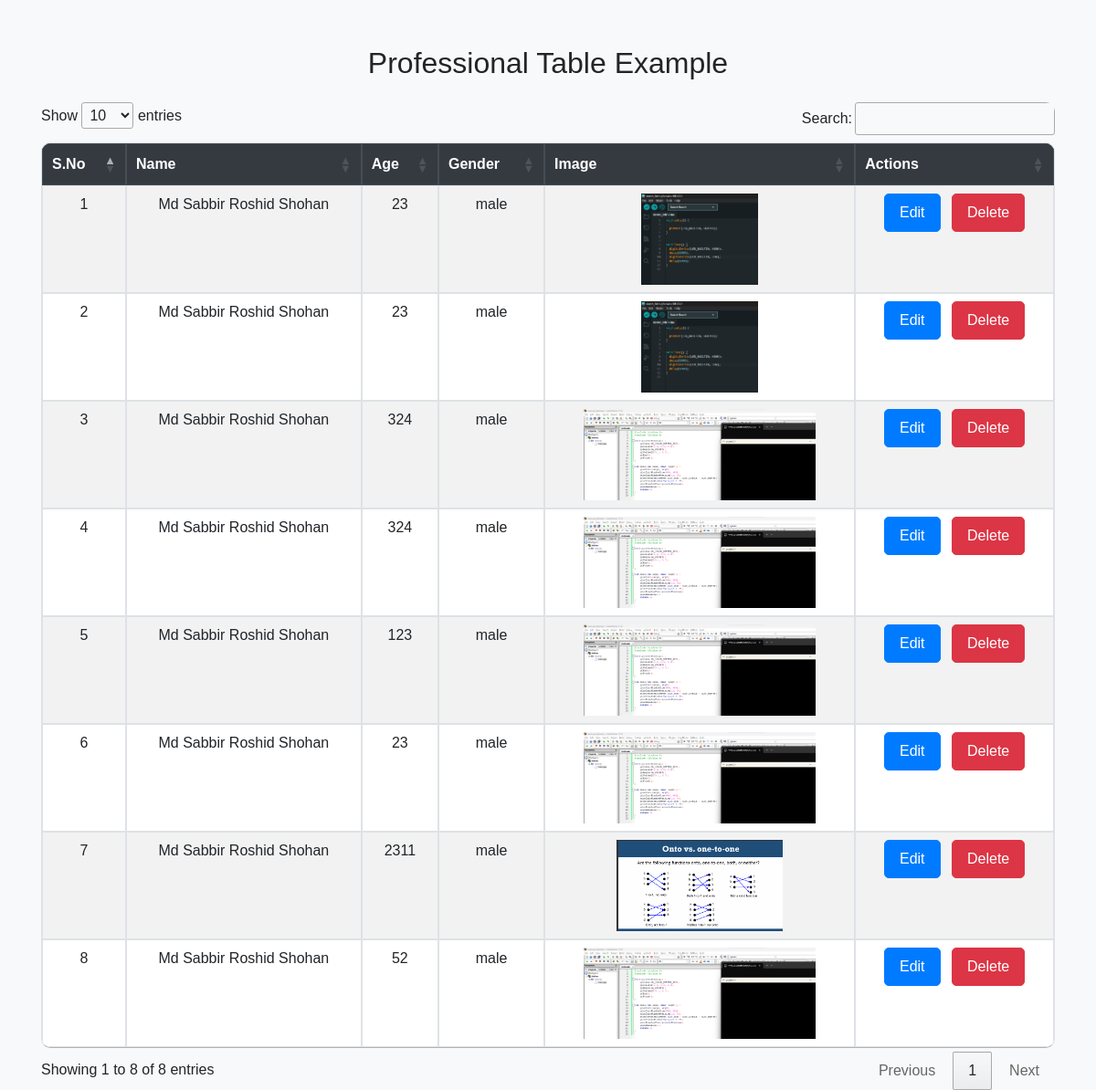
Screenshot of /table with the database file from the repository.
### students/models.py (models this page shows)
class Student(models.Model):
    name = models.CharField(max_length=100)
    age = models.IntegerField()
    gender = models.CharField(max_length=10)
    image = models.ImageField(upload_to='img/')  # Specify the 'upload_to' parameter

### students/views.py (the view)
# urls.py: path("table", table),
def table(request):
    data = Student.objects.all()
    context = {"data":data}
    return render(request, 'table.html',context)

### students/templates/table.html (shortened to what this page needs)
<!DOCTYPE html>
<html lang="en">
<head>
<link rel="stylesheet" href="https://stackpath.bootstrapcdn.com/bootstrap/4.4.1/css/bootstrap.min.css">
<link rel="stylesheet" href="//cdn.datatables.net/1.10.20/css/jquery.dataTables.min.css">
</head>
<body>
<div class="container">
    <h2 class="text-center mb-4">Professional Table Example</h2>
    <div class="table-responsive">
        <table id="example" class="table table-bordered table-striped" style="width:100%">
            <thead class="thead-dark">
                <tr>
                    <th>S.No</th>
                    <th>Name</th>
                    <th>Age</th>
                    <th>Gender</th>
                    <th>Image</th>
                    <th>Actions</th>
                </tr>
            </thead>
            <tbody>
                {% for student in data %}
                <tr>
                    <td>{{ forloop.counter }}</td>
                    <td>{{ student.name }}</td>
                    <td>{{ student.age }}</td>
                    <td>{{ student.gender }}</td>
                    <td><img src="media/{{ student.image }}" height='100' weight='100'/></td>
                    <td>
                        <button class="btn btn-primary mr-2">Edit</button>
                        <a href="delete_txt_table/{{student.id}}"><button class="btn btn-danger">Delete</button></a>
                    </td>
                </tr>
                {% endfor %}
            </tbody>
        </table>
    </div>
</div>
</body>
</html>

### students/templates/table.html (style rules this page uses)
body { font-family: Arial, sans-serif; background-color: #f8f9fa; }
.container { margin-top: 50px; }
.table-responsive { border-radius: 10px; overflow: hidden; }
.table { background-color: #ffffff; border-collapse: collapse; border-radius: 10px; overflow: hidden; }
th, td { text-align: center; padding: 12px; }
th { background-color: #007bff; color: #ffffff; }
.btn { padding: 8px 16px; border-radius: 5px; transition: all 0.3s ease; }
.btn-primary { background-color: #007bff; border-color: #007bff; color: #ffffff; }
.btn-danger { background-color: #dc3545; border-color: #dc3545; color: #ffffff; }

### rows the page displays
Student: name "Md Sabbir Roshid Shohan", age "23", gender "male", image (picture)
Student: name "Md Sabbir Roshid Shohan", age "23", gender "male", image (picture)
Student: name "Md Sabbir Roshid Shohan", age "324", gender "male", image (picture)
Student: name "Md Sabbir Roshid Shohan", age "324", gender "male", image (picture)
Student: name "Md Sabbir Roshid Shohan", age "123", gender "male", image (picture)
Student: name "Md Sabbir Roshid Shohan", age "23", gender "male", image (picture)
Student: name "Md Sabbir Roshid Shohan", age "2311", gender "male", image (picture)
Student: name "Md Sabbir Roshid Shohan", age "52", gender "male", image (picture)
